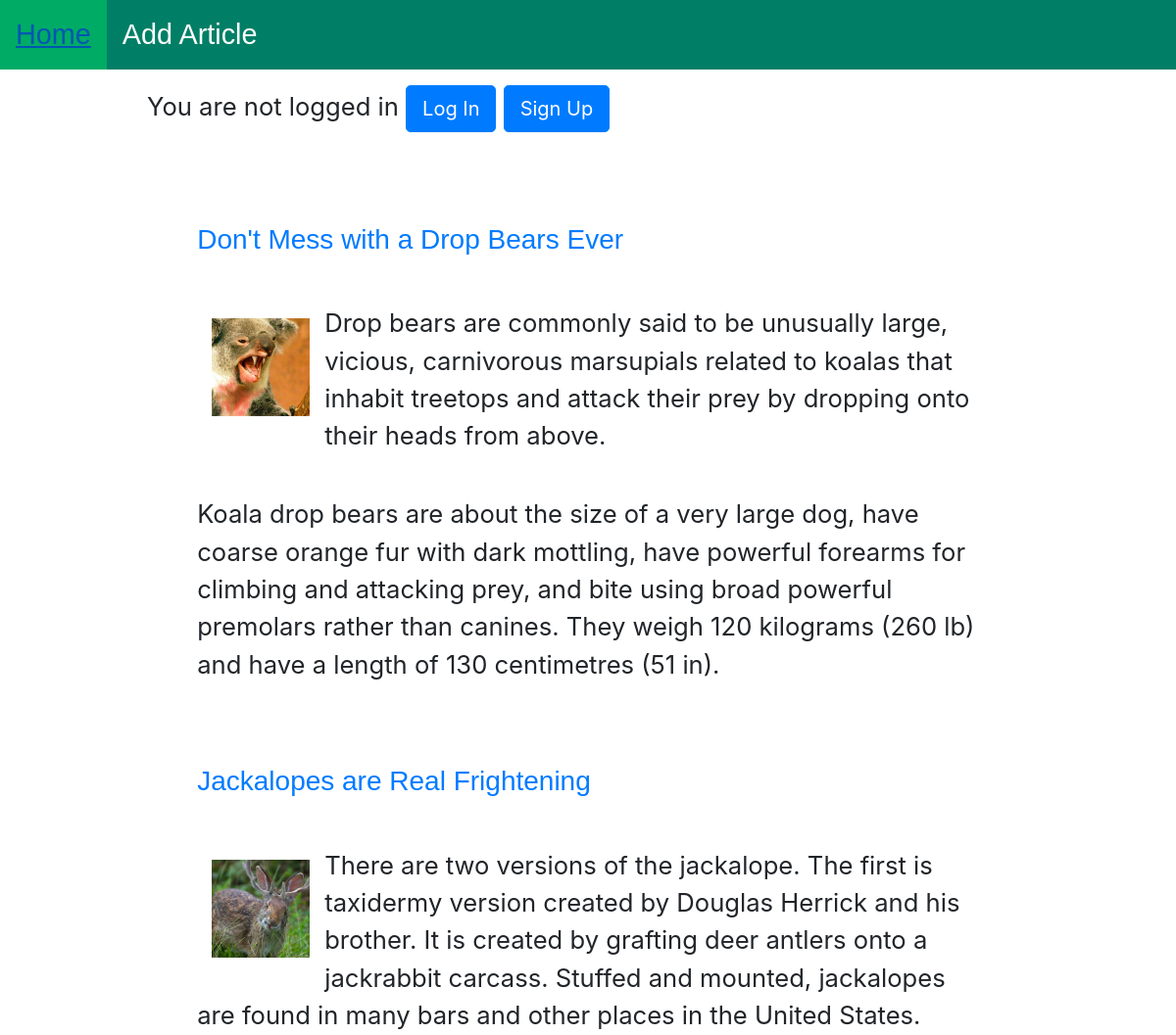
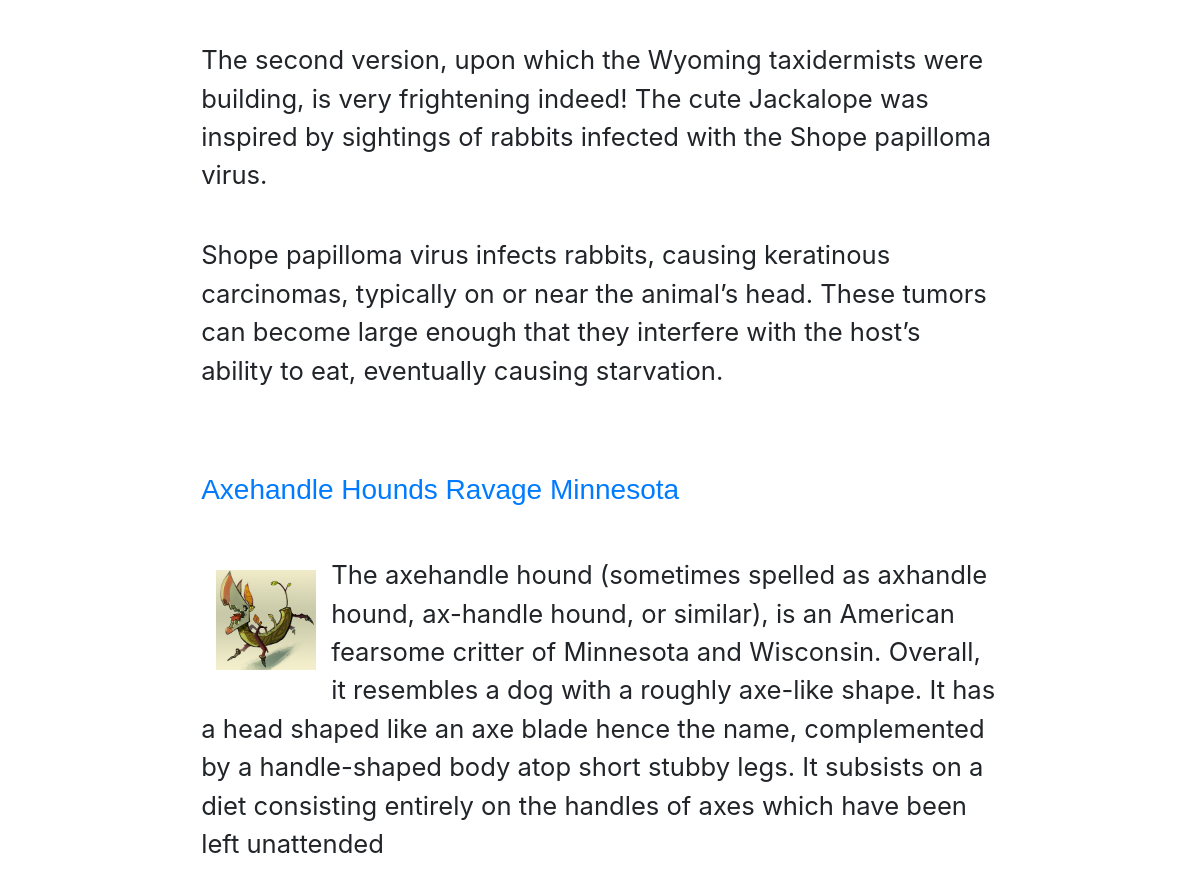
The page / on the database its author committed (2 pictures, top to bottom).
### articles/models.py (models this page shows, shortened)
class Article(models.Model):
    title = models.CharField(max_length=200)
    text = models.TextField()
    author = models.ForeignKey(
    'auth.User',
    on_delete = models.CASCADE,
    default = 1,
    )
    photo = models.ImageField(upload_to="gallary", default='drop-bear.png')

### articles/views.py (the view)
# urls.py: path('', HomePageView.as_view(), name='home'),
class HomePageView(ListView):
    model = Article
    template_name = 'home.html'
    context_object_name = 'all_articles_list'

### templates/home.html
{% extends 'base.html' %}
{% block content %}
<main>
{% for article in all_articles_list %}
<section>
<h3><a href="{% url 'article_detail' article.pk %}">{{ article.title }}</a></h3>
<article>
  <img src="{{ article.photo.url }}" alt="{{ article.title }}" class="art-img">
<p>{{ article.text|linebreaks }}</p>
</article>
</section>
{% endfor %}
</main>
{% endblock content %}

### templates/base.html (shortened to what this page needs)
{% load static %}
<!DOCTYPE html>
<html lang="en">
  <head>
    <link href="{% static 'css/base.css' %}" rel="stylesheet">
    <link rel="stylesheet" href="https://stackpath.bootstrapcdn.com/bootstrap/4.4.1/css/bootstrap.min.css">
  </head>
  <body>
    <ul>
      <li><a href="{% url 'home' %}">Home</a></li>
      <li><a href="{% url 'add_article' %}">Add Article</a></li>
    </ul>
    <div class="wrapper">
      {% if user.is_authenticated %}
        <p>Hi {{ user.username }}</p>
      {% else %}
        <p>You are not logged in <a href="{% url 'login' %}" class="btn btn-primary btn-lg">Log In</a>
        <a href="{% url 'signup' %}" class="btn btn-primary btn-lg">Sign Up</a></p>
      {% endif %}
    {% block content %}
    {% endblock content %}
  </div>
  </body>
</html>

### static/css/base.css (style rules this page uses)
* { margin: 0; padding: 0; }
body { background-color: gray; font-size: 62.5%; padding: 0; margin: 0; }
.wrapper { width: 900px; font-size: 1.6em; margin: 0 auto; background-color: white; }
main { padding: 2em; position: relative; }
p { padding: 0 0 1em 0; }
main { padding: 2em; }
.art-img { float: left; margin: 55px 15px 15px 15px; height: 100px; width: 100px; }
h3 { margin-bottom: 1em; font-family: Arial, Helvetica, sans-serif; }
a:link { text-decoration: none; }
ul { list-style-type: none; margin: 0; padding: 0; overflow: hidden; background-color: #007F66; }
li { float:left; }
li a { display: block; color: white; text-align: center; padding: 14px 16px; text-decoration: none; font-size: 1.8em; font-family: Arial, Helvetica, sans-serif; }

### rows shown on the page
Article: title "Don't Mess with a Drop Bears Ever", photo (picture), text "Drop bears are commonly said to be unusually large, vicious, carnivorous marsupials related to koalas that inhabit treetops and attack their prey by dropping onto their heads from above. Koala drop bears are about the size of a very large dog, have coarse orange fur with dark mottling, have powerful forearms for climbing and attacking prey, and bite using broad powerful premolars rather than canines. They weigh 120 kilograms (260 lb) and have a length of 130 centimetres (51 in)."
Article: title "Jackalopes are Real Frightening", photo (picture), text "There are two versions of the jackalope. The first is taxidermy version created by Douglas Herrick and his brother. It is created by grafting deer antlers onto a jackrabbit carcass. Stuffed and mounted, jackalopes are found in many bars and other places in the United States. The second version, upon which the Wyoming taxidermists were building, is very frightening indeed! The cute Jackalope was inspired by sightings of rabbits infected with the Shope papilloma virus. Shope papilloma virus infects rabbits, causing keratinous carcinomas, typically on or near the animal’s head. These tumors can become large enough that they interfere with the host’s ability to eat, eventually causing…"
Article: title "Axehandle Hounds Ravage Minnesota", photo (picture), text "The axehandle hound (sometimes spelled as axhandle hound, ax-handle hound, or similar), is an American fearsome critter of Minnesota and Wisconsin. Overall, it resembles a dog with a roughly axe-like shape. It has a head shaped like an axe blade hence the name, complemented by a handle-shaped body atop short stubby legs. It subsists on a diet consisting entirely on the handles of axes which have been left unattended"
